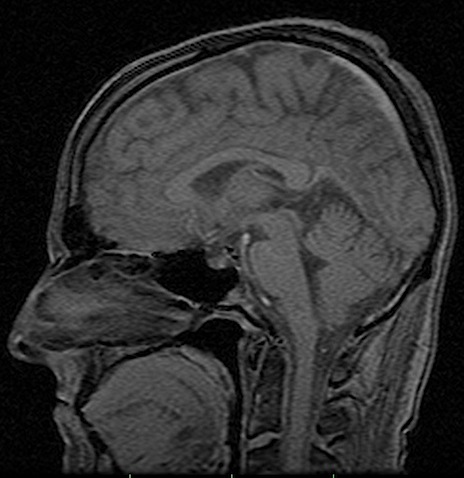
#> input picture mri_snapshot.jpg, 464 x 478 px
$ python main.py
#> lines starting #> are read from the running program, lines starting #| are printed output that depends on the picture
import cv2
import matplotlib.pyplot as plt
import numpy as np
import scipy.ndimage as ndi

img = plt.imread("mri_snapshot.jpg")
#> img is the input picture: shape (478, 464, 3); mean R, G, B 47.5, 47.5, 47.5
img = cv2.cvtColor(img, cv2.COLOR_RGB2GRAY)
#> img: shape (478, 464)

# [50 lines left out: functions ass_1, ass_2, ass_3, not called in this run]


def ass_4():
    kernel = np.array([[-1, -1, -1], [-1, 9, -1], [-1, -1, -1]])
    sharp = cv2.filter2D(img, -1, kernel)
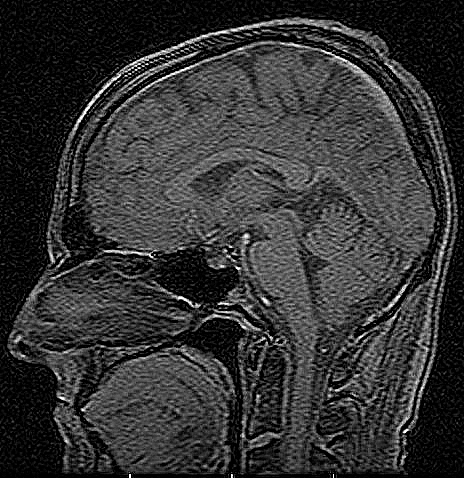
#> sharp: shape (478, 464); min 0, max 255, mean 51.6
    fig, axes = plt.subplots(1, 2)
    axes[0].imshow(img, cmap='gray')
    axes[1].imshow(sharp, cmap='gray')
    axes[0].axis('off')
    axes[1].axis('off')
    plt.show()
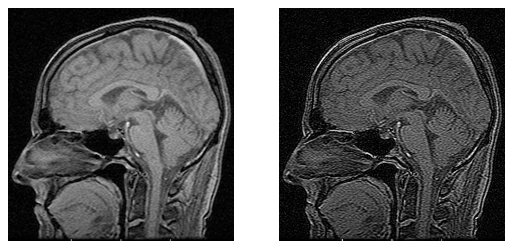
#> figure drawn by matplotlib, 2 panels

ass_4()
